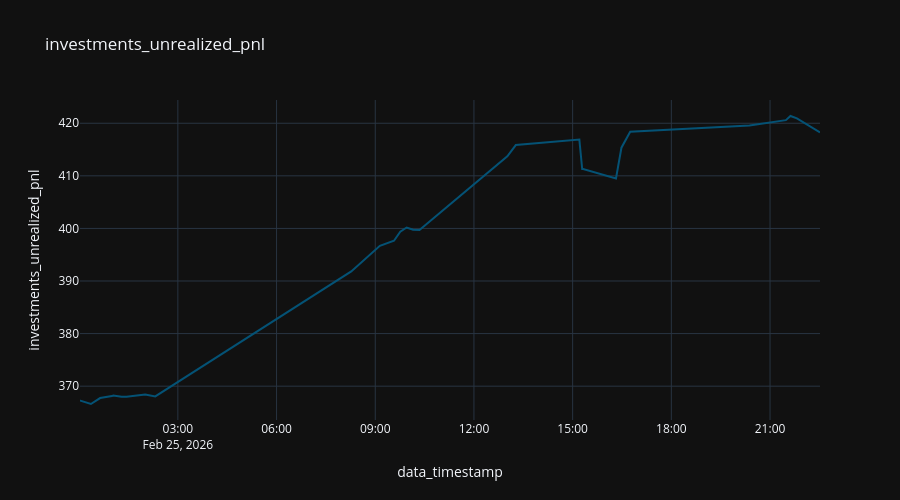

Notebook source saved alongside this figure:
### Code cell
fig = px.line (
  df_account,
  "data_timestamp",
  "investments_unrealized_pnl",
  title="investments_unrealized_pnl"
#   color_discrete_sequence="Tealgrn_r",
)

fig.update_layout (
  height=500,
)

### Figure 1 — Plotly figure (JSON) as saved in the notebook; plotly's stock layout.template omitted (floating-point values rounded to 4 significant figures)
{"data": [{"hovertemplate": "data_timestamp=%{x}<br>investments_unrealized_pnl=%{y}<extra></extra>", "legendgroup": "", "line": {"color": "rgb(4, 82, 117)", "dash": "solid"}, "marker": {"symbol": "circle"}, "mode": "lines", "name": "", "orientation": "v", "showlegend": false, "type": "scatter", "x": ["2026-02-25T22:31:08.074420", "2026-02-25T22:15:41.230049", "2026-02-25T21:48:58.694243", "2026-02-25T21:37:17.203821", "2026-02-25T21:28:55.279761", "2026-02-25T20:22:31.923399", "2026-02-25T16:44:56.756299", "2026-02-25T16:28:59.856493", "2026-02-25T16:19:02.640420", "2026-02-25T15:17:41.875484", "2026-02-25T15:17:35.259476", "2026-02-25T15:12:13.827458", "2026-02-25T13:16:20.613179", "2026-02-25T13:00:51.870376", "2026-02-25T10:20:40.513157", "2026-02-25T10:08:55.922563", "2026-02-25T09:57:13.721394", "2026-02-25T09:45:37.730991", "2026-02-25T09:34:08.804082", "2026-02-25T09:08:25.282933", "2026-02-25T08:16:13.170138", "2026-02-25T02:18:49.901337", "2026-02-25T02:00:23.673384", "2026-02-25T01:26:19.492992", "2026-02-25T01:17:22.353900", "2026-02-25T01:02:06.419292", "2026-02-25T00:59:41.160829", "2026-02-25T00:38:12.944072", "2026-02-25T00:21:23.429183", "2026-02-25T00:01:56.427269", "2026-02-25T00:01:35.110651", "2026-02-25T00:01:29.566758"], "xaxis": "x", "y": [418.2, 419.2, 420.9, 421.4, 420.6, 419.6, 418.4, 415.4, 409.5, 411.4, 411.1, 416.9, 415.9, 413.7, 399.7, 399.8, 400.2, 399.4, 397.7, 396.7, 391.8, 368.1, 368.4, 368.0, 368.0, 368.2, 368.1, 367.7, 366.6, 367.2, 367.3, 367.3], "yaxis": "y"}], "layout": {"height": 500, "legend": {"tracegroupgap": 0}, "title": {"text": "investments_unrealized_pnl"}, "xaxis": {"anchor": "y", "domain": [0, 1], "title": {"text": "data_timestamp"}}, "yaxis": {"anchor": "x", "domain": [0, 1], "title": {"text": "investments_unrealized_pnl"}}}}
